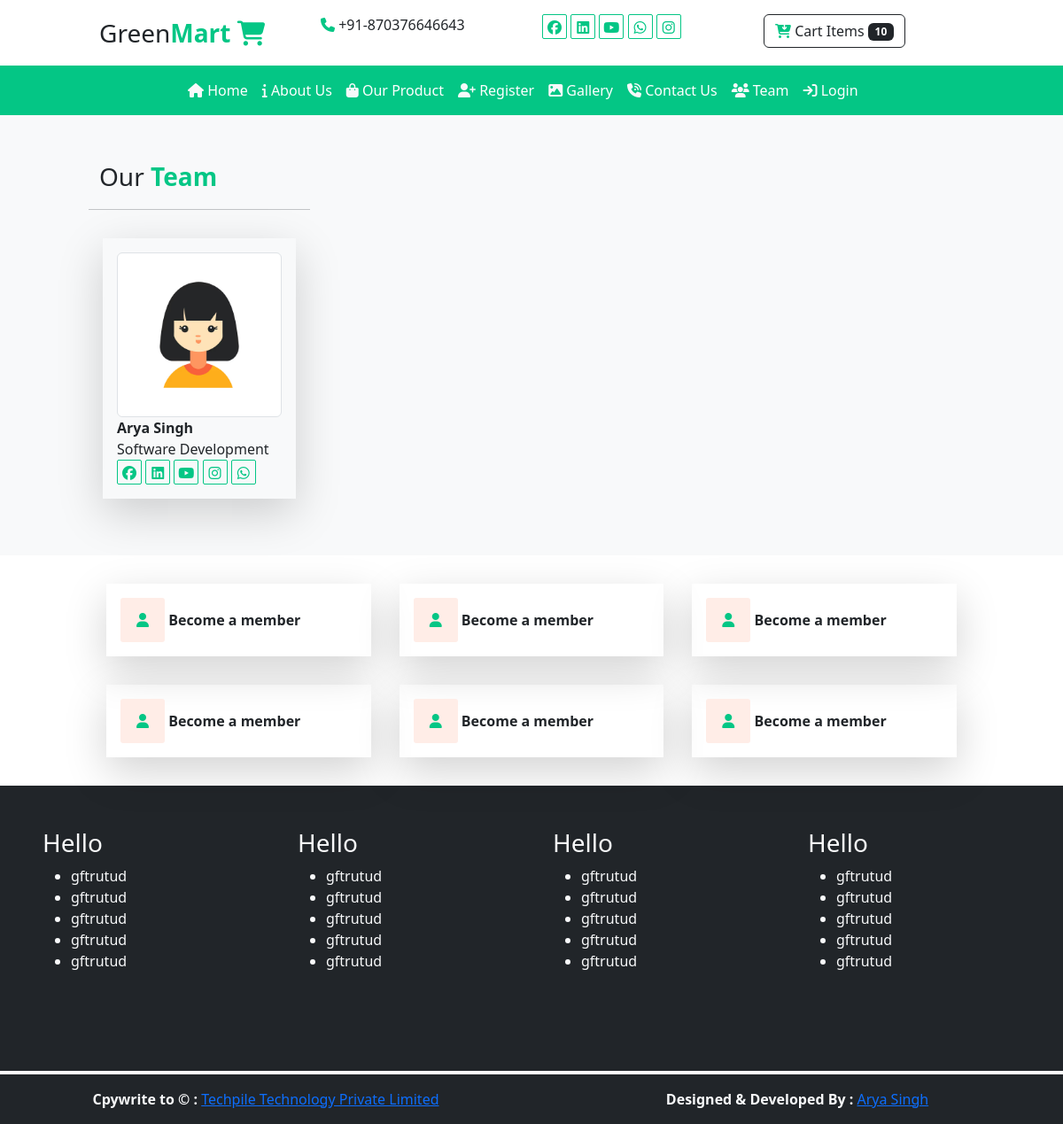
/user/team/, run on the app's committed database.
### user/models.py (models this page shows)
class tblteam(models.Model):
    name=models.CharField(max_length=200,null=True)
    designation=models.CharField(max_length=200,null=True)
    picture=models.ImageField(upload_to="static/team/",null=True)

### user/views.py (the view)
# urls.py: path("team/",views.team),
def team(request):
    data=tblteam.objects.all()
    mydict={'tdata':data}
    return render(request,"user/team.html",mydict)

### templates/user/team.html
{% extends 'base.html' %}
{% load static %}
{% block xyz %}
         <div class="row gallery py-5 bg-light">
            <div class="col-sm-10 mx-auto">
                <div class="row">
                    <p class="fs-3">Our <b class="text-color1">Team</b></p>
                    <hr class="w-25">
                </div>
                <div class="row t">
                     {% for x in tdata %}
                     <div class="col-sm-3 p-3">
                        <div class="shadow-lg p-3">
                        <img src="/{{x.picture}}" class="img-thumbnail p-1">
                        <b>{{x.name}}</b><br>
                        {{x.designation}}<br>
                        <i class="fa-brands fa-facebook"></i>
                        <i class="fa-brands fa-linkedin"></i>
                        <i class="fa-brands fa-youtube"></i>
                        <i class="fa-brands fa-instagram"></i>
                        <i class="fa-brands fa-whatsapp"></i>
                        </div>
                     </div>
                     {% endfor %}
                </div>
            </div>
         </div>
{% endblock %}

### data on the page
tblteam: picture (placeholder picture), name "Arya Singh", designation "Software Development"
